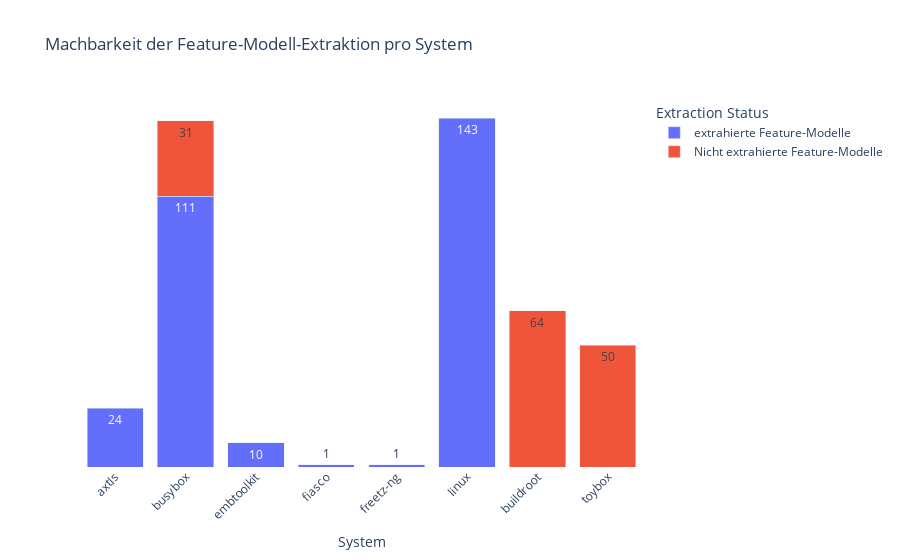

The code cell stored with this chart in its notebook:
### Code cell
import pandas as pd
import plotly.express as px

# Datei einlesen
file_configfixextractor = '/home/rami/torte/output/kconfig/output.csv'
df = pd.read_csv(file_configfixextractor)

# Konvertiere die Zeit in numerische Werte
df['model-time'] = pd.to_numeric(df['model-time'], errors='coerce')

# Konvertiere die 'model-time' von Millisekunden in Minuten
df['model-time-minutes'] = df['model-time'] / 60000  # Zeit in Minuten umrechnen

# Status basierend auf den vorhandenen Werten für 'model-file' und 'model-time'
df['status'] = df.apply(
    lambda row: 'extrahierte Feature-Modelle' if pd.notna(row['model-file']) and pd.notna(row['model-time']) else 'Nicht extrahierte Feature-Modelle',
    axis=1
)

# Zusammenfassung der Anzahl der 'status' pro 'system'
df_summary = df.groupby(['system', 'status']).size().reset_index(name='count')

# Balkendiagramm
fig_bar = px.bar(
    df_summary,
    x='system',
    y='count',
    color='status',
    title='Machbarkeit der Feature-Modell-Extraktion pro System',
    labels={'count': '', 'system': 'System', 'status': 'Status'},
    text='count',  
)

fig_bar.update_layout(
    xaxis_title='System',
    legend_title='Extraction Status',
    xaxis_tickangle=-45,
    barmode='stack',  
    plot_bgcolor='white',  
    paper_bgcolor='white',
    yaxis=dict(
        showticklabels=False,  
        showgrid=False         
    )
)

fig_bar.show()

### Figure 1 — Plotly figure (JSON) as saved in the notebook; plotly's stock layout.template omitted (floating-point values rounded to 4 significant figures)
{"data": [{"alignmentgroup": "True", "hovertemplate": "Status=extrahierte Feature-Modelle<br>System=%{x}<br>=%{text}<extra></extra>", "legendgroup": "extrahierte Feature-Modelle", "marker": {"color": "#636efa", "pattern": {"shape": ""}}, "name": "extrahierte Feature-Modelle", "offsetgroup": "extrahierte Feature-Modelle", "orientation": "v", "showlegend": true, "text": [24, 111, 10, 1, 1, 143], "textposition": "auto", "type": "bar", "x": ["axtls", "busybox", "embtoolkit", "fiasco", "freetz-ng", "linux"], "xaxis": "x", "y": [24, 111, 10, 1, 1, 143], "yaxis": "y"}, {"alignmentgroup": "True", "hovertemplate": "Status=Nicht extrahierte Feature-Modelle<br>System=%{x}<br>=%{text}<extra></extra>", "legendgroup": "Nicht extrahierte Feature-Modelle", "marker": {"color": "#EF553B", "pattern": {"shape": ""}}, "name": "Nicht extrahierte Feature-Modelle", "offsetgroup": "Nicht extrahierte Feature-Modelle", "orientation": "v", "showlegend": true, "text": [64, 31, 50], "textposition": "auto", "type": "bar", "x": ["buildroot", "busybox", "toybox"], "xaxis": "x", "y": [64, 31, 50], "yaxis": "y"}], "layout": {"barmode": "stack", "legend": {"title": {"text": "Extraction Status"}, "tracegroupgap": 0}, "paper_bgcolor": "white", "plot_bgcolor": "white", "title": {"text": "Machbarkeit der Feature-Modell-Extraktion pro System"}, "xaxis": {"anchor": "y", "domain": [0, 1], "tickangle": -45, "title": {"text": "System"}}, "yaxis": {"anchor": "x", "domain": [0, 1], "showgrid": false, "showticklabels": false, "title": {"text": ""}}}}
